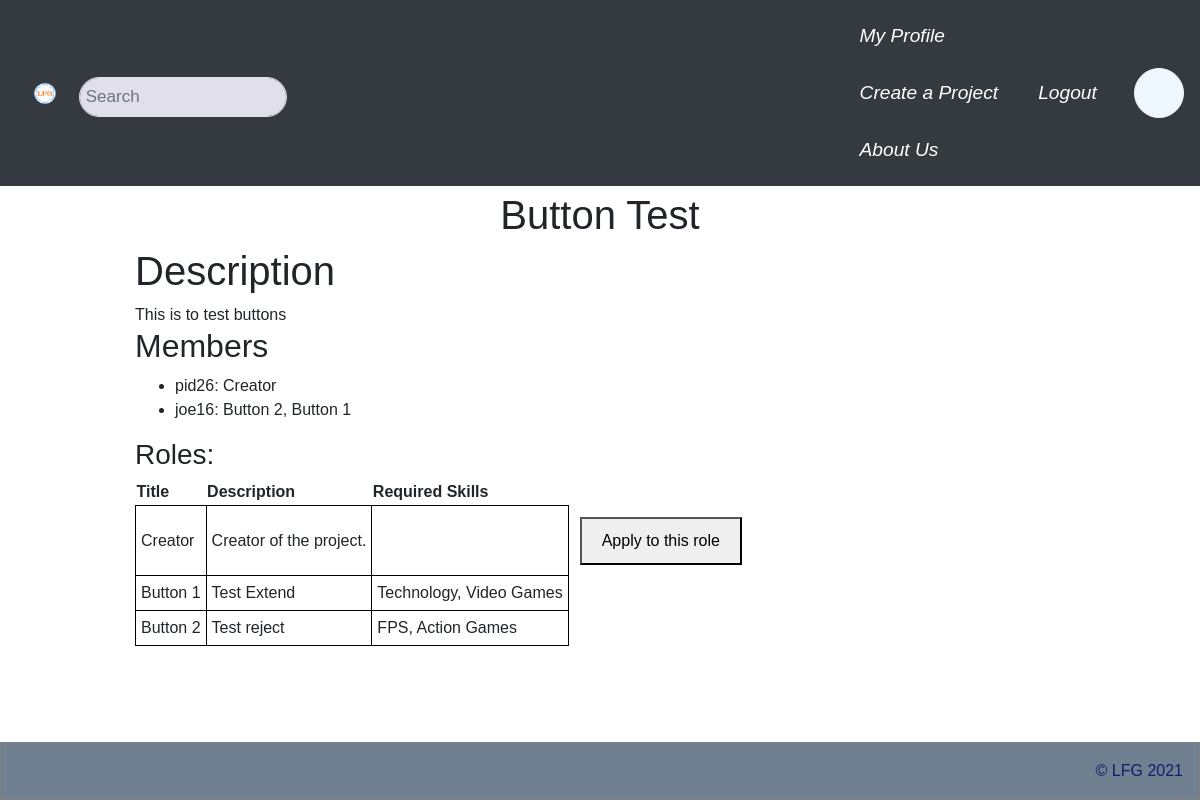
Page /project/5/ (signed in) on the committed database.
### LFGCore/models.py (models this page shows, shortened)
class Project(models.Model):
  channels = models.ManyToManyField('ChatChannel', through='ProjectChannel')
  name = models.CharField(max_length=45)
  description = models.CharField(max_length=10000)
  start_date = models.DateTimeField(default=now)
  end_date = models.DateTimeField(null=True)
  active = models.BooleanField(default=True)
  objects = ProjectManager()
  def applicable_role_list(self, user):
    roles = []
    for role in self.get_roles():
      is_applicable = True
      if not user.is_authenticated:
        is_applicable = False
      else:
        membership = False
        if self.member_set.filter(profile=user.profile):
          membership = self.member_set.get(profile=user.profile)
        if role in map(lambda a: a.role, user.profile.application_set.filter(~(Q(status='R') | Q(status='D')))):
          is_applicable = False
        if membership and role in membership.roles.all():
          is_applicable = False
        roles.append((role, is_applicable))
    return roles
  def get_roles(self):
    return self.role_set.filter(active=True)

class Member(models.Model):
  profile = models.ForeignKey(Profile, on_delete=models.CASCADE)
  project = models.ForeignKey(Project, on_delete=models.CASCADE)
  roles = models.ManyToManyField('Role', through='RolePeriod')
  is_owner = models.BooleanField()
  start_date = models.DateTimeField(default=now)
  end_date = models.DateTimeField(null=True)
  active = models.BooleanField(default=True)

class Profile(models.Model):
  user = models.OneToOneField(User, on_delete=models.CASCADE)
  address = models.OneToOneField('Address', on_delete=models.CASCADE, null=True)
  projects = models.ManyToManyField('Project', through='Member', related_name="memberships")
  chat_channels = models.ManyToManyField('ChatChannel', related_name="channels")
  chats = models.ManyToManyField('ChatChannel', related_name="chats", through='Chat')
  friends = models.ManyToManyField("self", through='Friend')
  bio = models.CharField(max_length=1000, null=True, default="")
  phone_regex = RegexValidator(regex=r'^\+?1?\d{9,15}$', message="Phone number must be entered in the format: '+999999999'. Up to 15 digits allowed.")
  telephone_number = models.CharField(validators=[phone_regex], max_length=17, blank=True, default="") # validators should be a list
  applications = models.ManyToManyField('Role', through='Application', related_name="role_application")

class Role(models.Model):
  project = models.ForeignKey(Project, on_delete=models.CASCADE)
  skills = models.ManyToManyField('Skill')
  title = models.CharField(max_length=45)
  description = models.CharField(max_length=1000)
  active = models.BooleanField(default=True)
  def __str__(self):
    return self.title

class Skill(models.Model):
  parent = models.ForeignKey("self", on_delete=models.CASCADE, null=True)
  name = models.CharField(max_length=45)
  description = models.CharField(max_length=250)
  def __str__(self):
    return self.name

### LFGCore/views.py (the view)
# urls.py: path('project/<int:id>/', views.project, name= 'project_view'),
@login_required
def project(request, id=None):
  if id == None:
    return HttpResponseNotFound()
  else:
    project = Project.objects.get(id=id)
    if project == None or not project.active:
      return HttpResponseNotFound(f"<p>Project id {id} does not exist</p>")
  role_form = ProjectRoleForm(initial={'project' : project})
  membership = request.user.profile.member_set.filter(project=project)
  is_owner = False
  if not membership.exists():
    membership = None
  else:
    membership = membership.first()
    is_owner = membership.is_owner
  role_list = project.applicable_role_list(request.user)
  return render(request, 'LFGCore/project.html', {
    "user" : request.user,
    "membership" : membership,
    "is_owner" : is_owner,
    "project" : project,
    "role_list" : role_list,
    "role_form" : role_form,
    'logged_in' : request.user.is_authenticated
  })

### LFGCore/forms.py
class ProjectRoleForm(forms.ModelForm):
    class Meta:
        model = Role
        fields = ('title', 'description', 'project', 'skills')
    def __init__(self, *args, **kwargs):
        super(ProjectRoleForm, self).__init__(*args, **kwargs)
        self.fields['project'].widget = forms.HiddenInput()
        self.fields['skills'] = forms.ModelMultipleChoiceField(queryset=Skill.objects.all(), widget=forms.SelectMultiple())

### LFGCore/templates/LFGCore/project.html (shortened to what this page needs)
{% extends "LFGCore/base.html" %}
{% block content %}
<h1 style="text-align: center;">{{ project.name }}</h1>
<h1>Description</h1>
{{ project.description }}
<h2>Members</h2>
<ul>
  {% for member in project.member_set.all %}
    <li>
      {{ member.profile.user.username }}: {{ member.roles.all|join:", " }}
    </li>
  {% endfor %}
</ul>
<h3>Roles:</h3>
<table>
  <tr>
    <th>Title</th>
    <th>Description</th>
    <th>Required Skills</th>
  </tr>
  {% for role, is_applicable in role_list %}
  <tr>
    <td style='border: 1px solid black; padding: 5px'>{{ role.title }}</td>
    <td style='border: 1px solid black; padding: 5px'>{{ role.description }}</td>
    <td style='border: 1px solid black; padding: 5px'>{{ role.skills.all|join:", " }}</td>
    <td>
      {% if is_applicable %}
      <form action="/role/apply/{{ role.id }}/" method="post">
        <button class="button" type="submit">Apply to this role</button>
      </form>
      {% endif %}
    </td>
    <td>
    </td>
  </tr>
  {% endfor %}
{% endblock content %}

### static/top/top.css (style rules this page uses)
* { box-sizing: border-box; }
body { margin: 0; font-family: Arial, Helvetica, sans-serif; }
.button { display: block; margin: 10px; padding: 10px; width: 100% }
button { width: 15%; padding: 5px; }

### rows in the picture
Project: name "Button Test", description "This is to test buttons"
Member: profile.user.username "pid26", roles.all "Creator"
Member: profile.user.username "joe16", roles.all "Button 2, Button 1"
Role: title "Creator", description "Creator of the project."
Role: title "Button 1", description "Test Extend", skills.all "Technology, Video Games"
Role: title "Button 2", description "Test reject", skills.all "FPS, Action Games"
